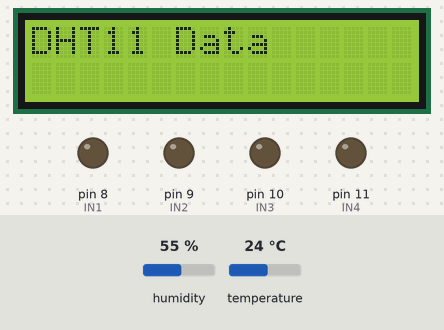
Recording of a sketch running on a simulated Arduino Uno, built with avr-gcc and run on an emulated ATmega328P. Shown: 16×2 character LCD, output pins drawn as LEDs (lit = HIGH). Inputs (shaded band) come from the test bench; at power-on: humidity 55 %, temperature 24 °C. What the sketch prints to the serial monitor is not drawn.

Above: at 1.2 s.
1.3 s: humidity set to 22 %
At 5.2 s:
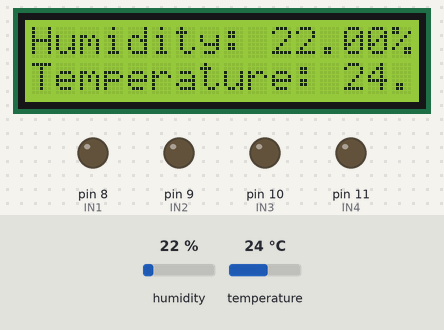
5.5 s: temperature set to 12 °C
At 8.5 s:
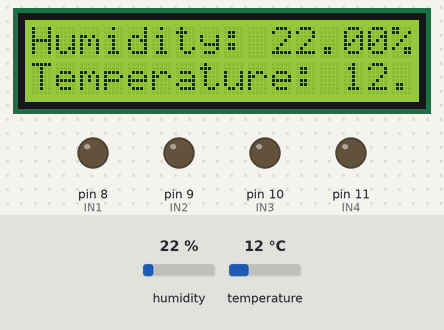
9.5 s: humidity set to 40 %
At 12.7 s:
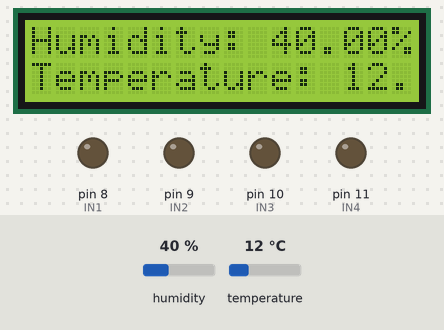
13.5 s: temperature set to 19 °C
At 16.9 s:
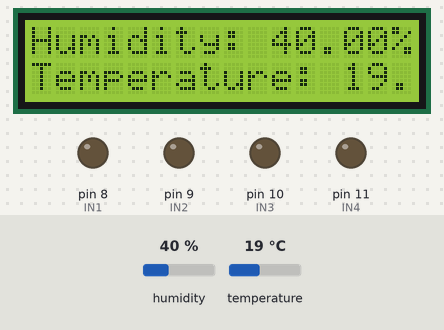
Timing chart, 0 to 18.4 s (numbered marks = the images above; inputs shaded):
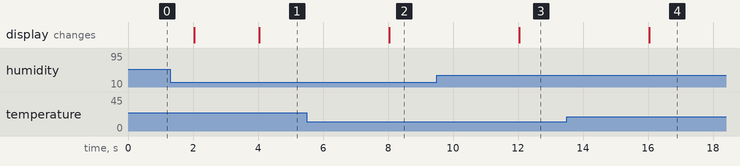

The sketch:

DHT11_LCD.ino
```cpp
#include <DHT.h>
#include <Wire.h>
#include <LiquidCrystal_I2C.h>

#define IN1  8
#define IN2  9
#define IN3  10
#define IN4  11
#define DHTPIN A2
#define DHTTYPE DHT11

DHT dht(DHTPIN, DHTTYPE);
LiquidCrystal_I2C lcd(0x27, 16, 2);
unsigned long nowDHT = 0;
unsigned long time;
int timedelayDHT = 2000;

int paso [4][4] =
{
  {1, 1, 0, 0},
  {0, 1, 1, 0},
  {0, 0, 1, 1},
  {1, 0, 0, 1}
};

void setup() {
  Serial.begin(9600);
  dht.begin();
  lcd.init();
  lcd.backlight();
  lcd.clear();
  lcd.setCursor(0, 0);
  lcd.print("DHT11 Data");
  pinMode(IN1, OUTPUT);
  pinMode(IN2, OUTPUT);
  pinMode(IN3, OUTPUT);
  pinMode(IN4, OUTPUT);
}

void loop() {
  time = millis();
  float humidity = dht.readHumidity();
  float temperature = dht.readTemperature();
  if (millis()>=nowDHT+ timedelayDHT) {
    nowDHT+=timedelayDHT;
    if (!isnan(humidity) && !isnan(temperature)) {
      // In ra Serial Monitor
      Serial.print("Humidity: ");
      Serial.print(humidity);
      Serial.print("%\tTemperature: ");
      Serial.print(temperature);
      Serial.println("°C");

      // Hiển thị dữ liệu lên màn hình LCD
      lcd.clear();
      lcd.setCursor(0, 0);
      lcd.print("Humidity: ");
      lcd.print(humidity);
      lcd.print("%");

      lcd.setCursor(0, 1);
      lcd.print("Temperature: ");
      lcd.print(temperature);
      lcd.print("C");
    } else {
      Serial.println("Failed to read data from DHT11 sensor!");
    }
    // for (int i = 0; i < 4; i++)
    // {
    //   digitalWrite(IN1, paso[i][0]);
    //   digitalWrite(IN2, paso[i][1]);
    //   digitalWrite(IN3, paso[i][2]);
    //   digitalWrite(IN4, paso[i][3]);
    //   delay(5)
    // }
  }
}
```

Measured:
- after the input at 1.3 s, the display: first differs from a run without the input after 2.7 s (image 1)
- after the input at 5.5 s, the display: changes after 2.5 s (image 2)
- after the input at 9.5 s, the display: changes after 2.5 s (image 3)
- after the input at 13.5 s, the display: changes after 2.5 s (image 4)
